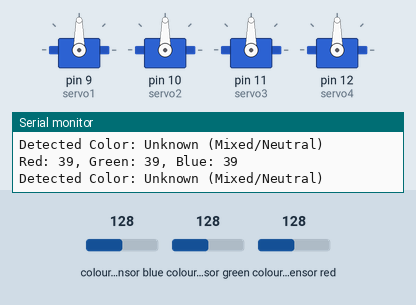
The sketch below on a simulated Arduino Uno, built with avr-gcc and run on an emulated ATmega328P. Parts: 4 × servo, the last lines printed to the serial monitor. Wiring (inferred from the names in the program): TCS3200 colour sensor: output pin 6; S2 pin 4; S3 pin 5; S0 pin 2; S1 pin 3. Inputs (shaded band) come from the test bench; at power-on: colour sensor blue 128, colour sensor green 128, colour sensor red 128.

Above: at 1.2 s.
1.3 s: colour sensor blue set to 135
At 4.7 s:
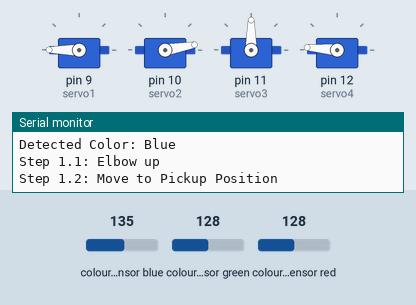
At 15.9 s:
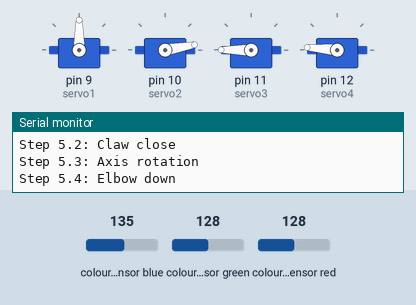
Timing chart, 0 to 22.9 s (numbered marks = the images above; inputs shaded):
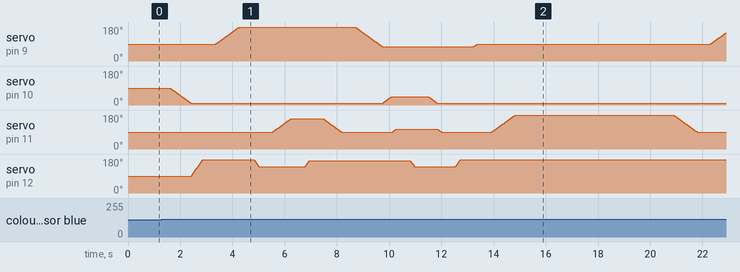

The sketch:

Pickup_Object_Using_Colour_Sensor.ino
```cpp
#include <Arduino.h>
#include <Servo.h>

// Pin definitions for TCS3200
#define S0 2
#define S1 3
#define S2 4
#define S3 5
#define OUT_PIN 6

// Declare Servo objects for each joint
Servo servo1, servo2, servo3, servo4;

// Function to initialize servo positions
void initializeServos() {
  servo1.attach(9);  // Base rotation servo on pin 9
  servo2.attach(10); // Shoulder servo on pin 10
  servo3.attach(11); // Elbow servo on pin 11
  servo4.attach(12); // Claw servo on pin 12
}

// Function to smoothly move a servo to a target angle
void smoothMove(Servo &servo, int startAngle, int targetAngle, int stepDelay) {
  if (startAngle < targetAngle) {
    for (int angle = startAngle; angle <= targetAngle; angle++) {
      servo.write(angle);
      delay(stepDelay); // Delay between each step
    }
  } else {
    for (int angle = startAngle; angle >= targetAngle; angle--) {
      servo.write(angle);
      delay(stepDelay); // Delay between each step
    }
  }
}

// Function to perform a robotic arm movement step with smooth transitions
void performStep(String stepName, int baseAngle, int shoulderAngle, int elbowAngle, int clawAngle, int delayTime) {
  Serial.println(stepName);

  // Smoothly move servos to the specified angles
  smoothMove(servo1, servo1.read(), baseAngle, 10);
  smoothMove(servo2, servo2.read(), shoulderAngle, 10);
  smoothMove(servo3, servo3.read(), elbowAngle, 10);
  smoothMove(servo4, servo4.read(), clawAngle, 5);

  // Wait for movement to complete
  delay(delayTime);
}

// Function to read color frequency
unsigned long readColor(bool s2State, bool s3State) {
  digitalWrite(S2, s2State); // Set S2 state
  digitalWrite(S3, s3State); // Set S3 state
  return pulseIn(OUT_PIN, LOW); // Measure frequency from OUT pin
}

void setup() {
  Serial.begin(9600); // Initialize serial communication for debugging

  // Set S0 and S1 for frequency scaling (20%)
  pinMode(S0, OUTPUT);
  pinMode(S1, OUTPUT);
  digitalWrite(S0, HIGH);  // Frequency scaling
  digitalWrite(S1, LOW);

  // Set S2 and S3 for photodiode selection
  pinMode(S2, OUTPUT);
  pinMode(S3, OUTPUT);

  // Set OUT pin as input
  pinMode(OUT_PIN, INPUT);

  initializeServos(); // Set up initial servo positions
  Serial.println("TCS3200 Color Detection and Robotic Arm Initialized");
}

void loop() {
  // Read raw frequency values for red, green, and blue
  unsigned long red = readColor(LOW, LOW);    // Red filter
  unsigned long green = readColor(HIGH, HIGH); // Green filter
  unsigned long blue = readColor(LOW, HIGH);  // Blue filter

  // Print the raw RGB values
  Serial.print("Red: ");
  Serial.print(red);
  Serial.print(", Green: ");
  Serial.print(green);
  Serial.print(", Blue: ");
  Serial.println(blue);

  // Determine the dominant color
  if (green < red && green < blue) {
    Serial.println("Detected Color: Green");
    // Perform actions for green detection
    performStep("Step 1.1: Elbow up", 90, 10, 90, 175, 500);
    performStep("Step 1.2: Move to Pickup Position", 180, 10, 90, 175, 500);
    performStep("Step 1.3: Claw open", 180, 10, 90, 140, 500);
    performStep("Step 1.4: Elbow down", 180, 10, 160, 140, 500);
    performStep("Step 1.5: Close Claw", 180, 10, 160, 170, 500);
    performStep("Step 2: Lift Object", 180, 10, 90, 170, 500);
    performStep("Step 3: Move to Place Position", 30, 45, 105, 170, 500);
    performStep("Step 4: Open Claw", 30, 45, 105, 140, 500);
    performStep("Step 5.1: Elbow up", 30, 10, 90, 140, 500);
    performStep("Step 5.2: Claw close", 30, 10, 90, 175, 500);
    performStep("Step 5.3: Axis rotation", 90, 10, 90, 175, 500);
    performStep("Step 5.4: Elbow down", 90, 10, 180, 175, 500);
    delay(5000); // Wait before the next reading
  } else if (blue < red && blue < green) {
    Serial.println("Detected Color: Blue");
    // Perform actions for blue detection
    performStep("Step 1.1: Elbow up", 90, 10, 90, 175, 500);
    performStep("Step 1.2: Move to Pickup Position", 180, 10, 90, 175, 500);
    performStep("Step 1.3: Claw open", 180, 10, 90, 140, 500);
    performStep("Step 1.4: Elbow down", 180, 10, 160, 140, 500);
    performStep("Step 1.5: Close Claw", 180, 10, 160, 170, 500);
    performStep("Step 2: Lift Object", 180, 10, 90, 170, 500);
    performStep("Step 3: Move to Place Position", 75, 45, 105, 170, 500);
    performStep("Step 4: Release object", 75, 45, 105, 140, 500);
    performStep("Step 5.1: Elbow up", 75, 10, 90, 140, 500);
    performStep("Step 5.2: Claw close", 75, 10, 90, 175, 500);
    performStep("Step 5.3: Axis rotation", 90, 10, 90, 175, 500);
    performStep("Step 5.4: Elbow down", 90, 10, 180, 175, 500);
    delay(5000); // Wait before the next reading
  } else {
    Serial.println("Detected Color: Unknown (Mixed/Neutral)");
  }

  delay(500); // Wait before the next reading
}
```

Measured:
- the behaviour switches between 131 and 132 on colour sensor blue (found by bisection; images 0 and 1)
